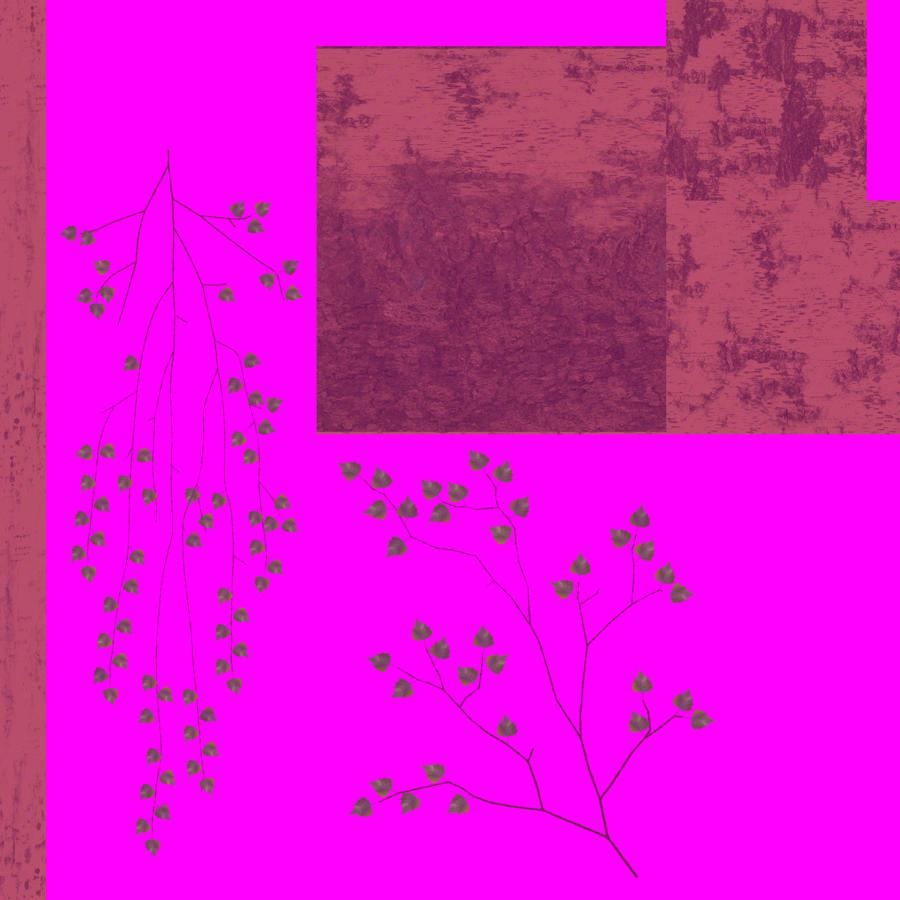
#> input picture _trop_thumb.png, 900 x 900 px
$ python -i _recolor.py   (imports and definitions only)
#> lines starting #> are read from the running program, lines starting #| are printed output that depends on the picture
import numpy as np, os
from PIL import Image
Image.MAX_IMAGE_PIXELS=None
base="Assets/R3DWorks/Free/URP_RiversidePlants/Trees/fbx"
out="Assets/MountainEnvironment/TropicalTrees"
brown=np.array([0.42,0.27,0.15],dtype=np.float32)
def recolor(src,dst,thumb=None):
#> called with src = '_trop_thumb.png', dst = 'out.png'
    im=Image.open(src).convert("RGBA"); a=np.asarray(im).astype(np.float32)/255.
    rgb=a[...,:3]; al=a[...,3]
#> after `al = a[..., 3]`: al: shape (900, 900) float32; every value is 1
    mx=rgb.max(-1); mn=rgb.min(-1); sat=(mx-mn)/np.maximum(mx,1e-4)
#> after `mn = rgb.min(-1)`:
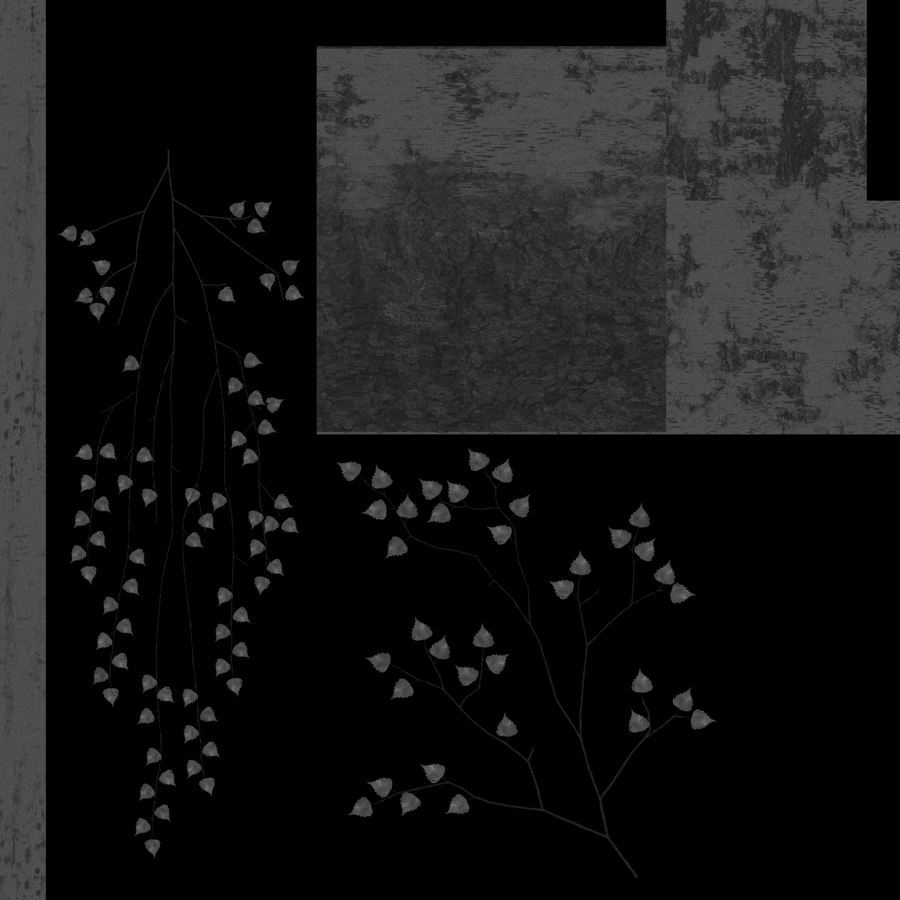
#> mn: shape (900, 900) float32; min 0, max 0.475, mean 0.0905
    r,g,b=rgb[...,0],rgb[...,1],rgb[...,2]
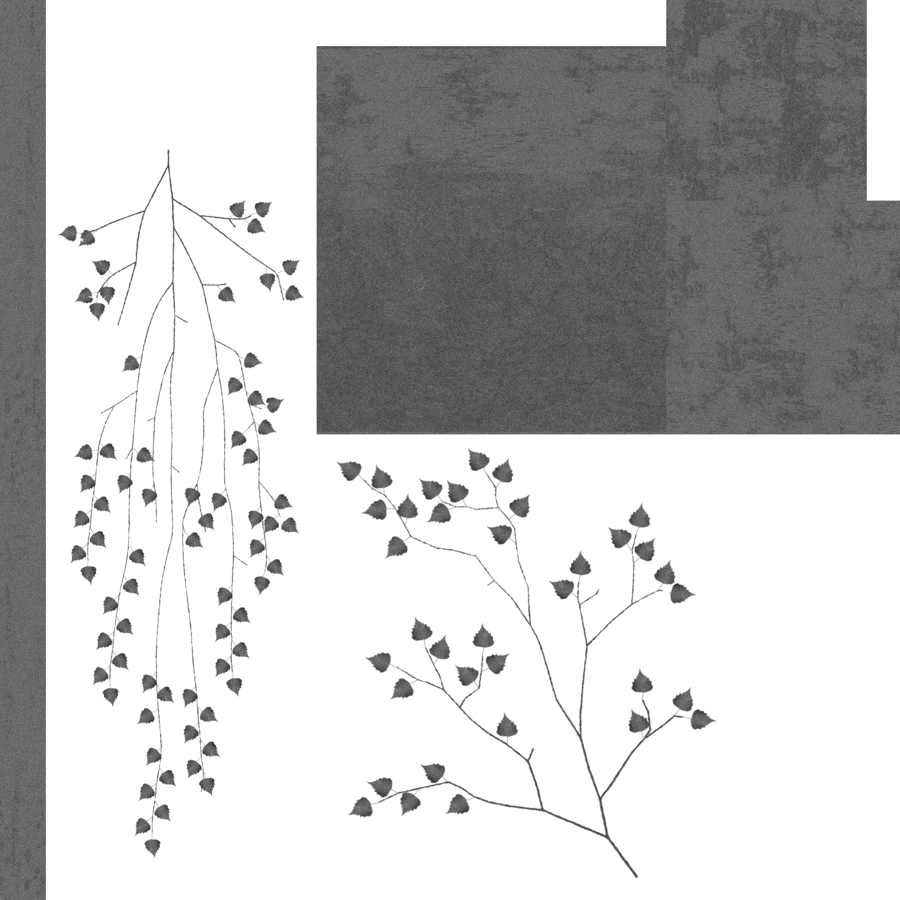
#> b: shape (900, 900) float32; min 0.157, max 1, mean 0.771
    leaf=(g>r*1.02)&(g>b*1.05)&(sat>0.18)
#> leaf: shape (900, 900) bool; every value is 0
    lum=0.3*r+0.59*g+0.11*b
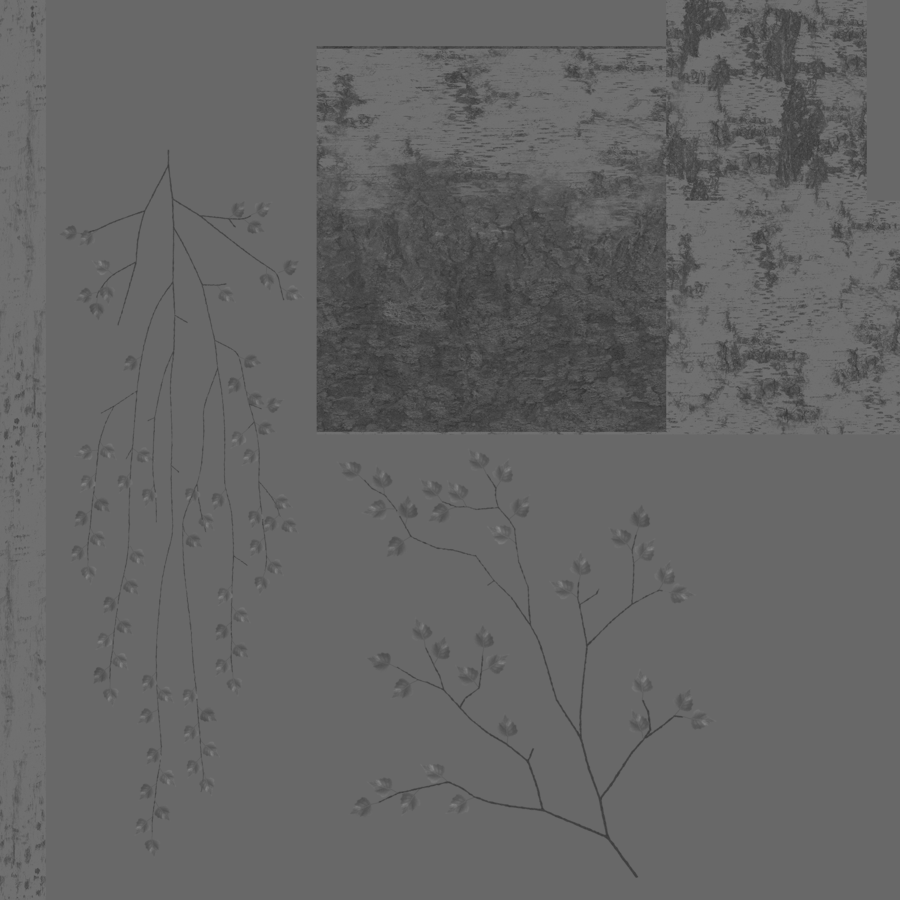
#> lum: shape (900, 900) float32; min 0.194, max 0.535, mean 0.395
    tone=np.clip(0.35+1.15*lum,0,1.2)[...,None]
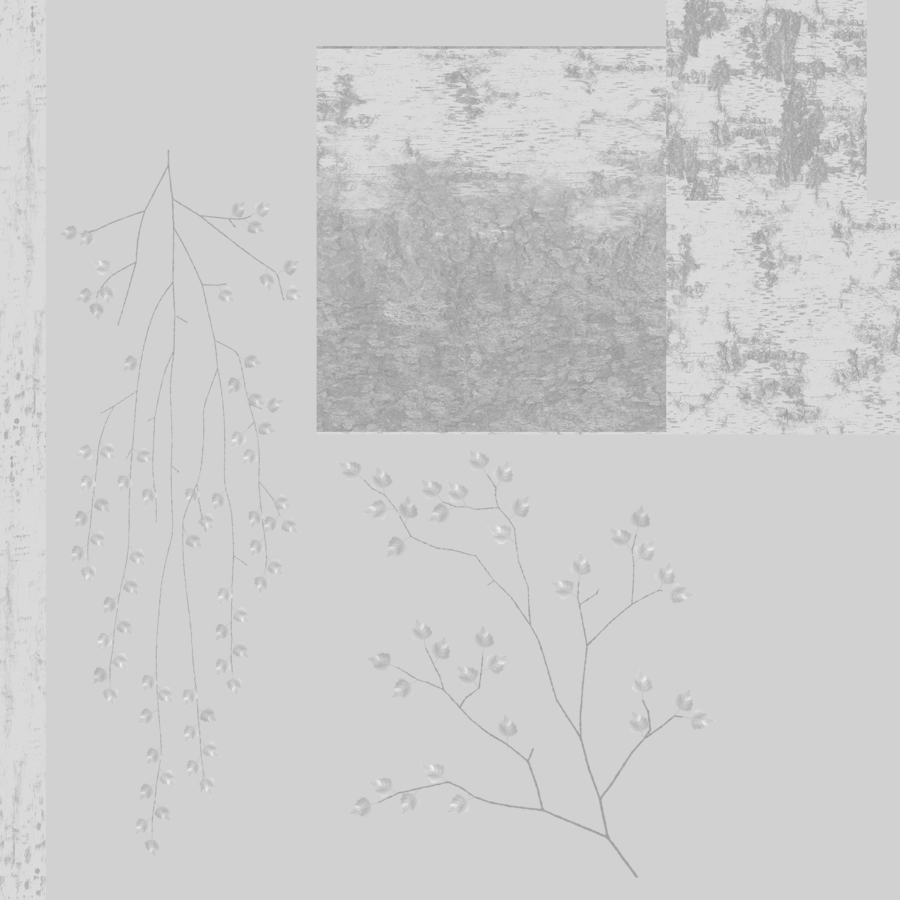
#> tone: shape (900, 900, 1) float32; min 0.574, max 0.965, mean 0.804
    bark=np.clip(brown[None,None,:]*tone*1.25,0,1)
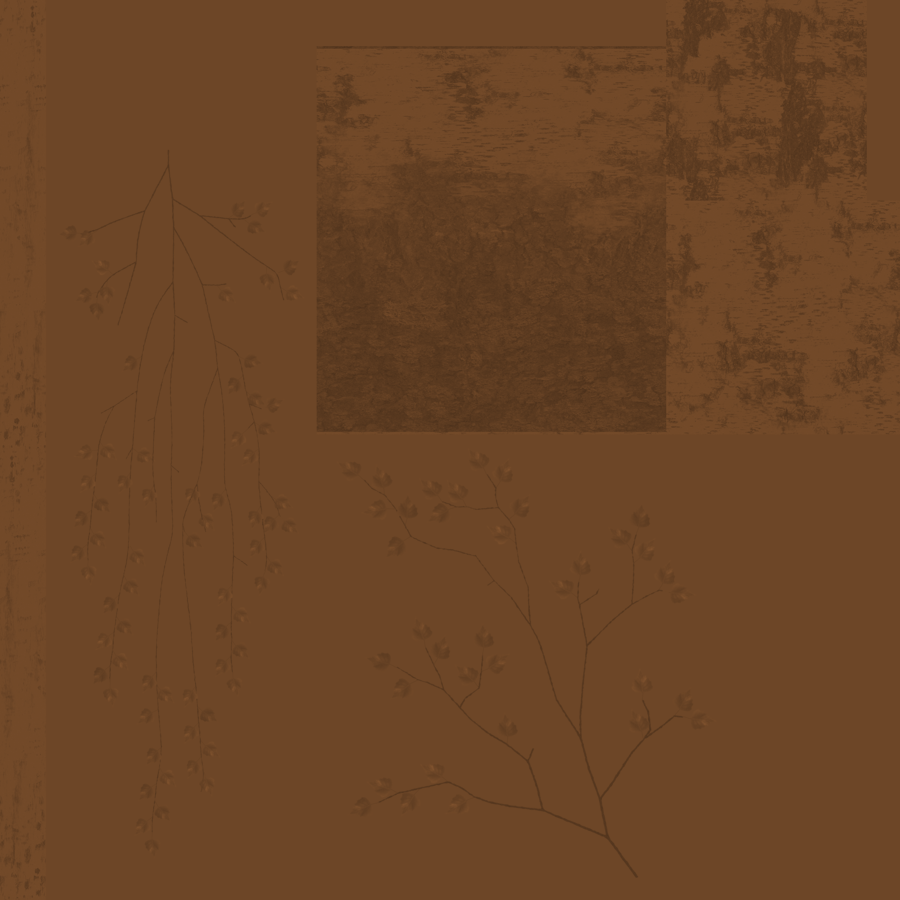
#> bark: shape (900, 900, 3) float32; mean of channels 0, 1, 2 0.425, 0.272, 0.152; drawn as R, G, B
    res=np.where(leaf[...,None],rgb,bark)
    o=np.concatenate([res,al[...,None]],-1)
    Image.fromarray((np.clip(o,0,1)*255).astype(np.uint8),"RGBA").save(dst,compress_level=1)
    if thumb:
        bg=Image.new("RGB",(4096,4096),(255,0,255)); t=Image.open(dst); bg.paste(t,mask=t.split()[3]); bg.resize((900,900)).save(thumb)
# [8 lines not run here, left out]

>>> result = recolor('_trop_thumb.png', 'out.png')

$ run again, on _birch_thumb.png
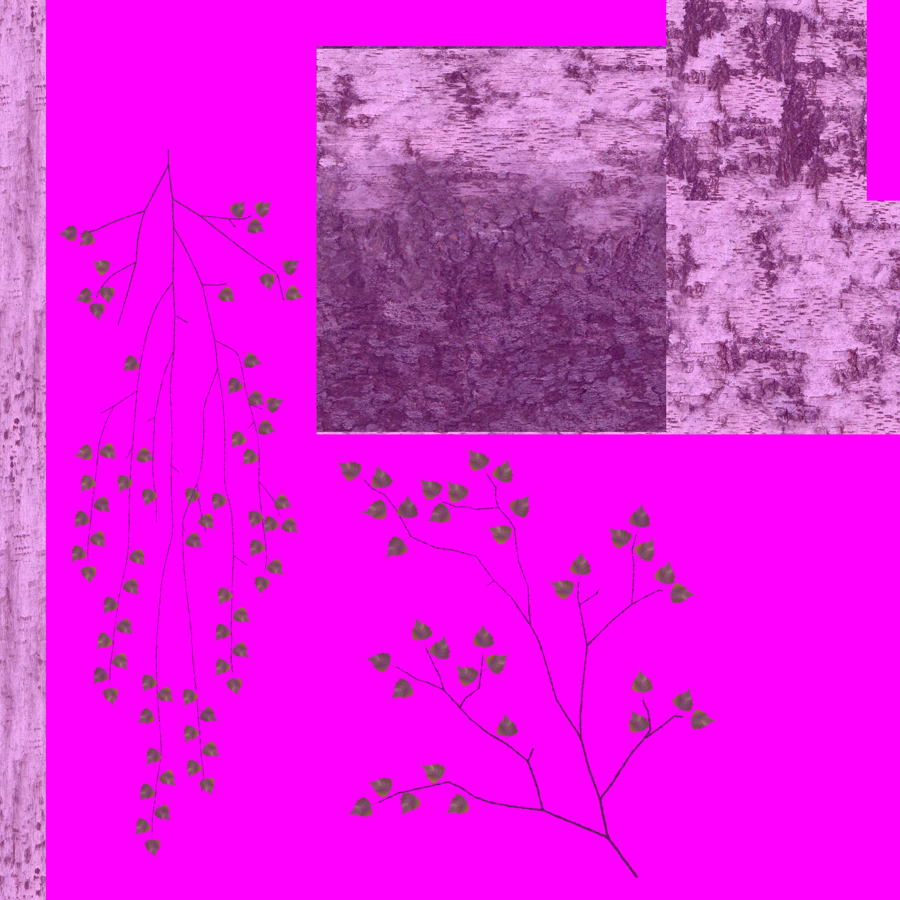
#> input picture _birch_thumb.png, 900 x 900 px
#> al: shape (900, 900) float32; every value is 1
#> leaf: shape (900, 900) bool; every value is 0
#> in recolor, `tone=np.clip(0.35+1.15*lum,0,1.2)[...,None]`:
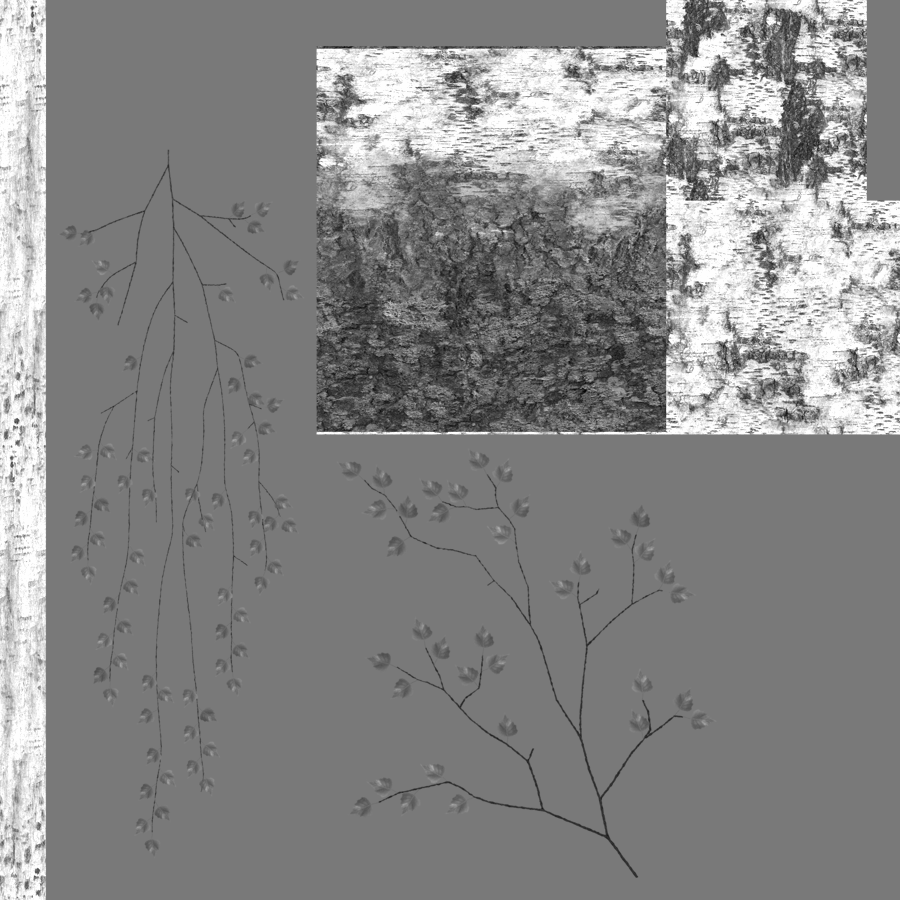
#> tone: shape (900, 900, 1) float32; min 0.475, max 1.2, mean 0.86; drawn with min black and max white
#> in recolor, `bark=np.clip(brown[None,None,:]*tone*1.25,0,1)`:
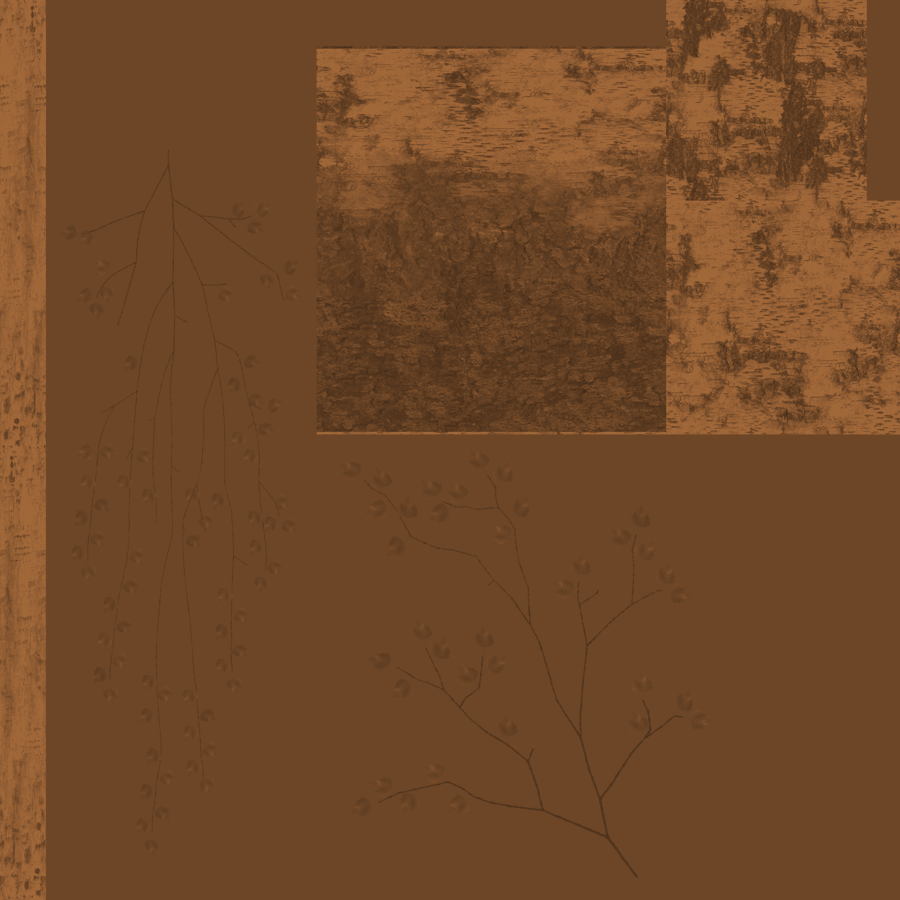
#> bark: shape (900, 900, 3) float32; mean of channels 0, 1, 2 0.455, 0.292, 0.162; drawn as R, G, B
